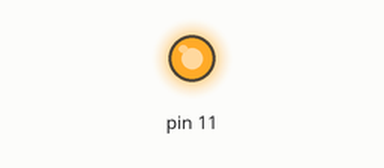
Recording of a sketch running on a simulated Arduino Mega 2560, built with avr-gcc and run on an emulated ATmega2560. Shown: output pins drawn as LEDs (lit = HIGH). What the sketch prints to the serial monitor is not drawn.

Above: at 0.1 s.
Timing chart, 0 to 1.6 s (numbered marks = the images above):
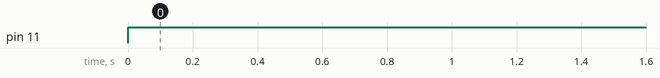

Measured:
- by itself, pin 11: LOW → HIGH at 0.00 s

The sketch:

receptor.ino
```cpp
void setup() {

  Serial2.begin(9600);
  pinMode(11, OUTPUT);
  Serial.begin(9600);
}

void loop() {

  byte x = Serial2.read();
  if (x == 0x49){
    digitalWrite(11,LOW);
  } else {
    digitalWrite(11,HIGH);
  }
  Serial.println(x);
}
```
